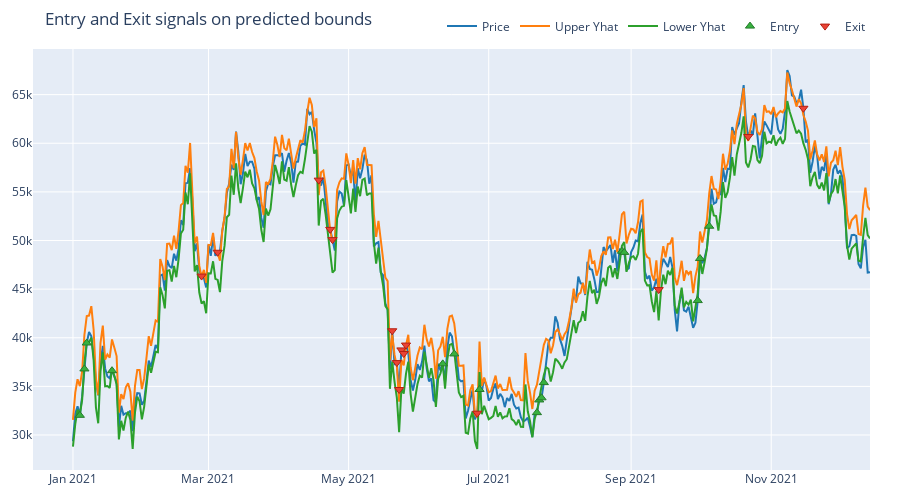

Source (notebook cell):
### Code cell
fig = df['Close'].vbt.plot(trace_kwargs=dict(name='Price'))
fig = df['forecast_upper'].vbt.plot(trace_kwargs=dict(name='Upper Yhat'), fig=fig)
fig = df['forecast_lower'].vbt.plot(trace_kwargs=dict(name='Lower Yhat'), fig=fig)
fig = entries.vbt.signals.plot_as_entry_markers(df['Close'], fig=fig)
fig = exits.vbt.signals.plot_as_exit_markers(df['Close'], fig=fig)
fig.layout.update(title='Entry and Exit signals on predicted bounds',
                  autosize=False,
                  width=900,
                  height=500,)
fig.show()

### Figure 1 — Plotly figure (JSON) as saved in the notebook; plotly's stock layout.template omitted (floating-point values rounded to 4 significant figures; data arrays with more than 128 entries replaced by an {"elided": "..."} marker saying what was removed)
{"data": [{"name": "Price", "showlegend": true, "type": "scatter", "uid": "29edc7c5-3e6b-4643-99e4-b95937413145", "x": {"elided": "348 str values"}, "y": {"elided": "348 float values"}}, {"name": "Upper Yhat", "showlegend": true, "type": "scatter", "uid": "93132c2c-7851-4908-8fd2-34b3a7dcfce4", "x": {"elided": "348 str values"}, "y": {"elided": "348 float values"}}, {"name": "Lower Yhat", "showlegend": true, "type": "scatter", "uid": "e5a511a1-a56e-43cd-8a77-4a7b10b29188", "x": {"elided": "348 str values"}, "y": {"elided": "348 float values"}}, {"marker": {"color": "#37B13F", "line": {"color": "rgb(38,123,44)", "width": 1}, "size": 8, "symbol": "triangle-up"}, "mode": "markers", "name": "Entry", "showlegend": true, "type": "scatter", "uid": "01f8c64e-90f4-40d5-862c-0d9e15add40f", "x": ["2021-01-04T00:00:00", "2021-01-06T00:00:00", "2021-01-07T00:00:00", "2021-01-18T00:00:00", "2021-06-11T00:00:00", "2021-06-16T00:00:00", "2021-06-27T00:00:00", "2021-07-22T00:00:00", "2021-07-23T00:00:00", "2021-07-24T00:00:00", "2021-07-25T00:00:00", "2021-08-28T00:00:00", "2021-08-29T00:00:00", "2021-09-30T00:00:00", "2021-10-01T00:00:00", "2021-10-05T00:00:00"], "y": [32020.0, 36790.0, 39460.0, 36610.0, 37310.0, 38336, 34680.0, 32300.0, 33600.0, 33820.0, 35390.0, 48900.0, 48780.0, 43820.0, 48146, 51470.0]}, {"marker": {"color": "#EA4335", "line": {"color": "rgb(181,31,18)", "width": 1}, "size": 8, "symbol": "triangle-down"}, "mode": "markers", "name": "Exit", "showlegend": true, "type": "scatter", "uid": "77747cb5-9e51-4646-b3a6-fb930439d885", "x": ["2021-02-26T00:00:00", "2021-03-05T00:00:00", "2021-04-18T00:00:00", "2021-04-23T00:00:00", "2021-04-24T00:00:00", "2021-05-20T00:00:00", "2021-05-22T00:00:00", "2021-05-23T00:00:00", "2021-05-24T00:00:00", "2021-05-25T00:00:00", "2021-05-26T00:00:00", "2021-06-26T00:00:00", "2021-09-13T00:00:00", "2021-10-22T00:00:00", "2021-11-15T00:00:00"], "y": [46350.0, 48790.0, 56210.0, 51140.0, 50090.0, 40720.0, 37450.0, 34680.0, 38750.0, 38380.0, 39250.0, 32240.0, 44950.0, 60690.0, 63600.0]}], "layout": {"autosize": false, "height": 500, "legend": {"orientation": "h", "traceorder": "normal", "x": 1, "xanchor": "right", "y": 1.02, "yanchor": "bottom"}, "margin": {"b": 30, "l": 30, "r": 30, "t": 30}, "title": {"text": "Entry and Exit signals on predicted bounds"}, "width": 900}}
